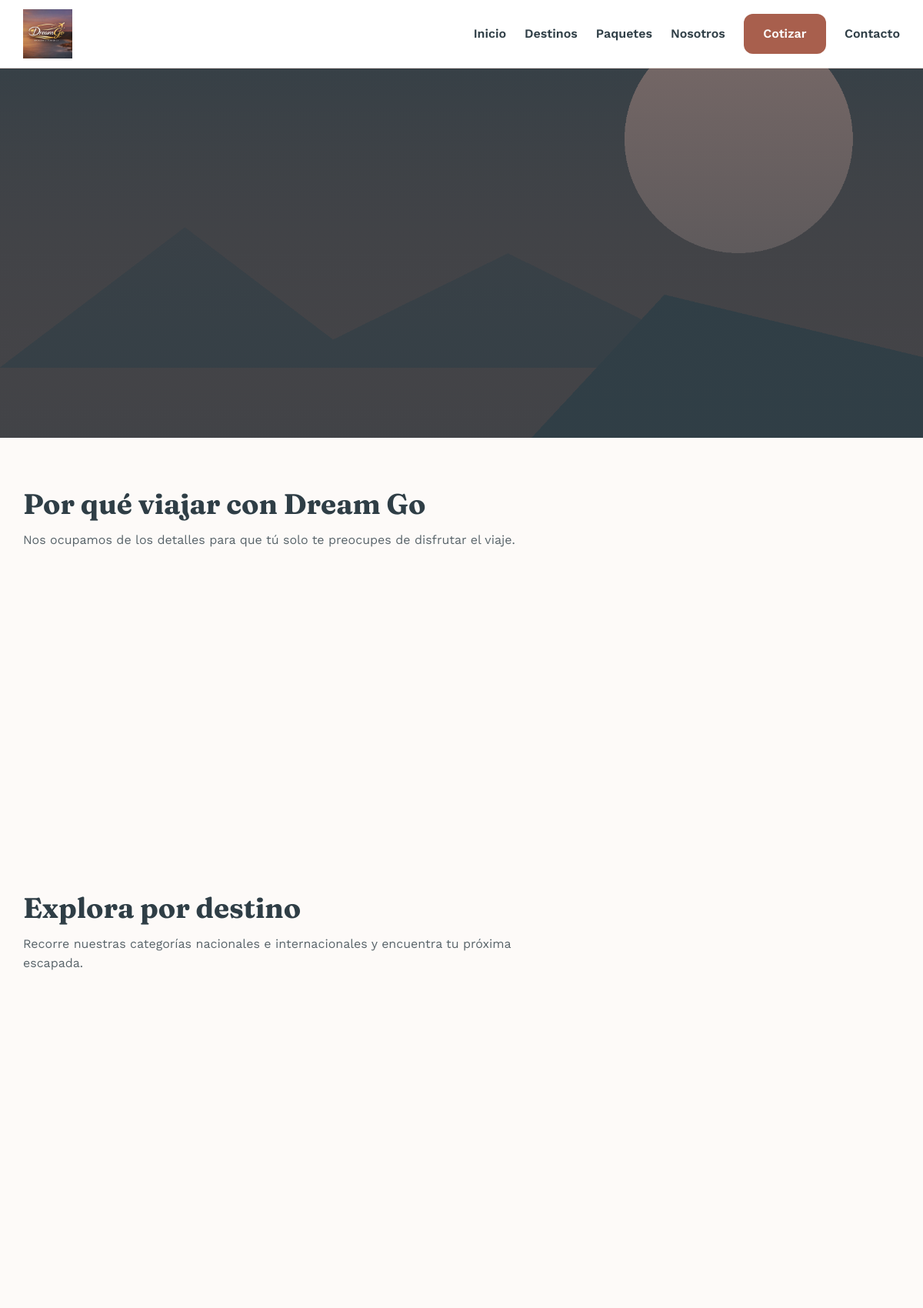
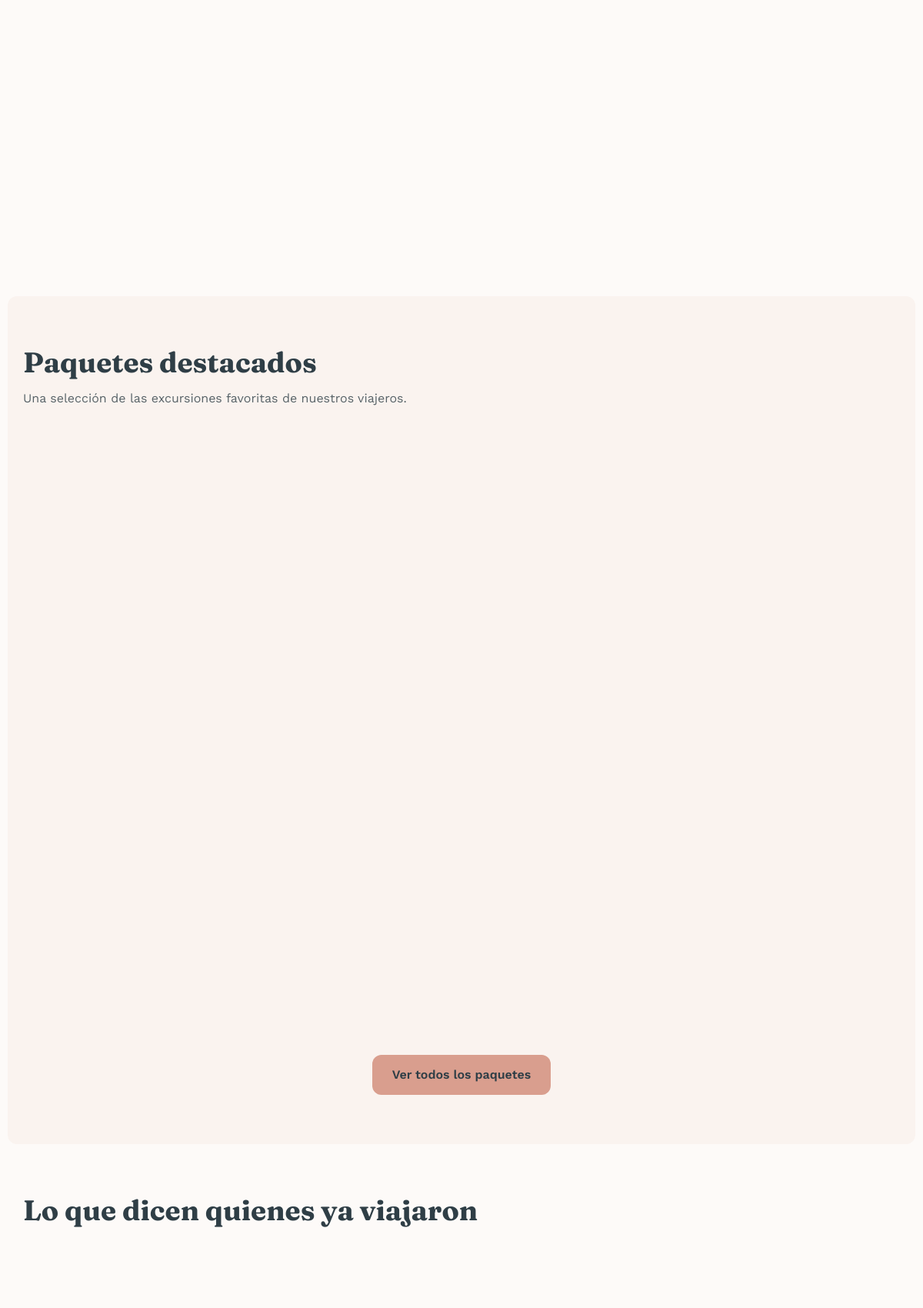
The page / (upper part) on the database its author committed (2 pictures, top to bottom).
### tables this page shows
CREATE TABLE IF NOT EXISTS bloques_pagina (
  id INT UNSIGNED AUTO_INCREMENT PRIMARY KEY,
  pagina VARCHAR(50) NOT NULL,
  clave VARCHAR(50) NOT NULL,
  orden SMALLINT UNSIGNED NOT NULL DEFAULT 0,
  visible TINYINT(1) NOT NULL DEFAULT 1,
  titulo VARCHAR(255) NULL,
  subtitulo VARCHAR(500) NULL,
  contenido LONGTEXT NULL,
  color_fondo VARCHAR(20) NULL,
  actualizado_en DATETIME NOT NULL DEFAULT CURRENT_TIMESTAMP ON UPDATE CURRENT_TIMESTAMP,
  UNIQUE KEY uniq_pagina_clave (pagina, clave)
);

### core/Database.php (called while the page is built, shortened)
<?php
final class Database
{
    private static ?PDO $instance = null;
    public static function connection(): PDO
    {
        if (self::$instance === null) {
            $config = require BASE_PATH . '/config/database.php';
            $dsn = sprintf(
                'mysql:host=%s;port=%s;dbname=%s;charset=utf8mb4',
                $config['host'],
                $config['port'],
                $config['database']
            );
            try {
                self::$instance = new PDO($dsn, $config['username'], $config['password'], [
                    PDO::ATTR_ERRMODE => PDO::ERRMODE_EXCEPTION,
                    PDO::ATTR_DEFAULT_FETCH_MODE => PDO::FETCH_ASSOC,
                    PDO::ATTR_EMULATE_PREPARES => false,
                ]);
            } catch (PDOException $e) {
                error_log('[DB] Error de conexion: ' . $e->getMessage());
                throw $e;
            }
        }
        return self::$instance;
    }
}

### core/Model.php (called while the page is built, shortened)
<?php
abstract class Model
{
    protected static string $table;
    protected static function db(): PDO
    {
        return Database::connection();
    }
    public static function where(array $conditions, string $orderBy = '', ?int $limit = null): array
    {
        [$clause, $params] = self::buildWhere($conditions);
        $sql = 'SELECT * FROM ' . static::$table;
        if ($clause !== '') {
            $sql .= ' WHERE ' . $clause;
        }
        if ($orderBy !== '') {
            $sql .= ' ORDER BY ' . $orderBy;
        }
        $stmt = static::db()->prepare($sql);
        $stmt->execute($params);
        return $stmt->fetchAll();
    }
    private static function buildWhere(array $conditions): array
    {
        $parts = [];
        $params = [];
        foreach ($conditions as $column => $value) {
            $paramKey = 'w_' . $column;
            $parts[] = "{$column} = :{$paramKey}";
            $params[$paramKey] = $value;
        }
        return [implode(' AND ', $parts), $params];
    }
}

### app/Models/BloquePagina.php (called while the page is built, shortened)
<?php
class BloquePagina extends Model
{
    public static function porPagina(string $pagina): array
    {
        return self::where(['pagina' => $pagina], 'orden ASC');
    }
    public static function contenido(array $bloque): array
    {
        if (empty($bloque['contenido'])) {
            return [];
        }
        return json_decode((string) $bloque['contenido'], true) ?? [];
    }
}

### app/Controllers/Public/HomeController.php (called while the page is built, shortened)
<?php
class HomeController extends Controller
{
    public function index(): void
    {
        $destacados = Paquete::destacados(3);
        $categorias = Categoria::activas();
        $this->view('public/home/index', [
            'bloques' => BloquePagina::porPagina('home'),
            'destacados' => $destacados,
            'resumenes' => Resena::resumenPorPaquetes(array_column($destacados, 'id')),
            'galerias' => ImagenPaquete::paraPadres(array_column($destacados, 'id')),
            'categorias' => $categorias,
            'imagenesDestinos' => ImagenDestino::paraPadres(array_column($categorias, 'id')),
        ], [
            'title' => ConfiguracionSitio::get('meta_title_default', 'Dream Go Operadora Turística'),
            'description' => ConfiguracionSitio::get('meta_description_default', 'Excursiones y paquetes de viaje.'),
        ]);
    }
}

### public/index.php (called while the page is built, shortened)
<?php
$router = new Router();
$request = new Request();
try {
    $router->dispatch($request);
} catch (NotFoundException $e) {
    http_response_code(404);
    (new App\Controllers\Public\ErrorController($request))->notFound();
} catch (ForbiddenException $e) {
    http_response_code(403);
    (new App\Controllers\Public\ErrorController($request))->forbidden($e->getMessage());
} catch (\Throwable $e) {
    error_log('[APP] ' . $e->getMessage() . ' en ' . $e->getFile() . ':' . $e->getLine());
    http_response_code(500);
    (new App\Controllers\Public\ErrorController($request))->serverError();
}

### core/Controller.php (called while the page is built, shortened)
<?php
abstract class Controller
{
    protected function view(string $view, array $data = [], array $meta = [], string $layout = 'public'): void
    {
        $viewFile = BASE_PATH . '/app/Views/' . str_replace('.', '/', $view) . '.php';
        extract($data, EXTR_SKIP);
        require $viewFile;
    }
}

### core/Request.php (called while the page is built, shortened)
<?php
final class Request
{
    private array $server;
    public function __construct()
    {
        $this->server = $_SERVER;
    }
    public function uri(): string
    {
        $uri = $this->server['REQUEST_URI'] ?? '/';
        $path = parse_url($uri, PHP_URL_PATH) ?? '/';
        return $path === '' ? '/' : $path;
    }
}

### app/Views/public/home/index.php (the view, shortened to what this page needs)
<?php foreach ($bloques as $bloque): ?>
  <?php $contenido = BloquePagina::contenido($bloque); ?>
  <?php if ($bloque['clave'] === 'hero'): ?>
    <?php $heroImagenes = array_values(array_filter($contenido['imagenes'] ?? [], 'is_string')); ?>
    <section class="hero hero--inicio<?= $heroImagenes ? ' hero--con-slides' : '' ?>"<?= count($heroImagenes) > 1 ? ' data-hero-carrusel' : '' ?>>
      <div class="contenedor">
      </div>
    </section>
  <?php elseif ($bloque['clave'] === 'ventajas'): ?>
    <section class="seccion contenedor<?= $bloque['color_fondo'] ? ' seccion--panel' : '' ?>" data-bloque="<?= htmlspecialchars($bloque['clave'], ENT_QUOTES, 'UTF-8') ?>">
      <div class="seccion__encabezado">
        <h2><?= htmlspecialchars($bloque['titulo'] ?? '', ENT_QUOTES, 'UTF-8') ?></h2>
        <?php if (!empty($bloque['subtitulo'])): ?><p><?= htmlspecialchars($bloque['subtitulo'], ENT_QUOTES, 'UTF-8') ?></p><?php endif; ?>
      </div>
      <div class="grid-tarjetas grid-tarjetas--4">
      </div>
    </section>
  <?php elseif ($bloque['clave'] === 'destinos' && !empty($categorias)): ?>
    <section class="seccion contenedor<?= $bloque['color_fondo'] ? ' seccion--panel' : '' ?>" data-bloque="<?= htmlspecialchars($bloque['clave'], ENT_QUOTES, 'UTF-8') ?>">
      <div class="seccion__encabezado">
        <h2><?= htmlspecialchars($bloque['titulo'] ?? '', ENT_QUOTES, 'UTF-8') ?></h2>
        <?php if (!empty($bloque['subtitulo'])): ?><p><?= htmlspecialchars($bloque['subtitulo'], ENT_QUOTES, 'UTF-8') ?></p><?php endif; ?>
      </div>
      <div class="grid-tarjetas">
      </div>
    </section>
  <?php elseif ($bloque['clave'] === 'paquetes_destacados' && !empty($destacados)): ?>
    <section class="seccion contenedor seccion--panel" data-bloque="paquetes_destacados">
      <div class="seccion__encabezado">
        <h2><?= htmlspecialchars($bloque['titulo'] ?? '', ENT_QUOTES, 'UTF-8') ?></h2>
        <?php if (!empty($bloque['subtitulo'])): ?><p><?= htmlspecialchars($bloque['subtitulo'], ENT_QUOTES, 'UTF-8') ?></p><?php endif; ?>
      </div>
      <div class="grid-tarjetas">
      </div>
      <div class="centrado mt-2">
        <a href="/paquetes" class="btn btn-secundario">Ver todos los paquetes</a>
      </div>
    </section>
  <?php elseif ($bloque['clave'] === 'testimonios'): ?>
    <section class="seccion contenedor<?= $bloque['color_fondo'] ? ' seccion--panel' : '' ?>" data-bloque="<?= htmlspecialchars($bloque['clave'], ENT_QUOTES, 'UTF-8') ?>">
      <div class="seccion__encabezado">
        <h2><?= htmlspecialchars($bloque['titulo'] ?? '', ENT_QUOTES, 'UTF-8') ?></h2>
      </div>
      <div class="grid-tarjetas grid-tarjetas--3">
      </div>
    </section>
  <?php endif; ?>
<?php endforeach; ?>

### core/Router.php (shortened to what this page needs)
<?php
final class Router
{
    private array $routes = [];
    private function add(string $method, string $pattern, array $handler, array $options): void
    {
        $tramos = preg_split('#(\{[a-zA-Z_]+\})#', $pattern, -1, PREG_SPLIT_DELIM_CAPTURE);
        $regex = '';
        foreach ($tramos as $i => $tramo) {
            $regex .= $i % 2 === 1 ? '([^/]+)' : preg_quote($tramo, '#');
        }
        $this->routes[] = [
            'method' => $method,
            'pattern' => $pattern,
            'regex' => '#^' . $regex . '$#',
            'handler' => $handler,
            'options' => $options,
        ];
    }
    public function dispatch(Request $request): void
    {
        $method = $request->method();
        $uri = $request->uri();
        foreach ($this->routes as $route) {
            if (preg_match($route['regex'], $uri, $matches)) {
                array_shift($matches);
                $this->callHandler($route['handler'], $matches, $request);
                return;
            }
        }
        throw new NotFoundException("Ruta no encontrada: {$method} {$uri}");
    }
    private function callHandler(array $handler, array $params, Request $request): void
    {
        [$controllerClass, $method] = $handler;
        $controller = new $controllerClass($request);
        $controller->$method(...$params);
    }
}

### public/assets/css/site.css (style rules this page uses)
:root { --color-primario: #d99e8e; --color-primario-oscuro: #a85f4d; --color-texto-oscuro: #2f3e46; --color-fondo: #fdfaf8; --color-fondo-alterno: #faf3ef; --color-borde: #e8d9d3; --color-blanco: #ffffff; --color-exito: #4f7a5c; --color-error: #b3453a; --fuente-titulos: 'Fraunces', Georgia, 'Times New Roman', serif; --fuente-texto: 'Work Sans', -apple-system, BlinkMacSystemFont, 'Segoe UI', sans-serif; --radio: 12px; --sombra: 0 8px 24px rgba(47, 62, 70, 0.08); --transicion: 0.25s ease; --contenedor-max: 1180px; --espacio-seccion: 4rem; }
*, *::before, *::after { box-sizing: border-box; }
html { -webkit-text-size-adjust: 100%; scroll-behavior: smooth; }
body { margin: 0; font-family: var(--fuente-texto); color: var(--color-texto-oscuro); background: var(--color-fondo); line-height: 1.6; -webkit-font-smoothing: antialiased; }
h1, h2, h3, h4 { font-family: var(--fuente-titulos); line-height: 1.2; margin: 0 0 0.75rem; color: var(--color-texto-oscuro); }
h2 { font-size: clamp(1.5rem, 4vw, 2.3rem); }
p { margin: 0 0 1rem; }
a { color: var(--color-primario-oscuro); text-decoration: none; }
.contenedor { width: 100%; max-width: var(--contenedor-max); margin-inline: auto; padding-inline: 1.25rem; }
.seccion { padding-block: var(--espacio-seccion); }
.btn { display: inline-flex; align-items: center; justify-content: center; gap: 0.5rem; border: none; border-radius: var(--radio); padding: 0.85rem 1.6rem; font-family: var(--fuente-texto); font-weight: 600; font-size: 1rem; cursor: pointer; transition: transform var(--transicion), box-shadow var(--transicion), background var(--transicion); }
.btn-secundario { background: var(--color-primario); color: var(--color-texto-oscuro); }
.hero { position: relative; min-height: 60vh; display: flex; align-items: center; color: var(--color-blanco); background: linear-gradient(180deg, rgba(47, 62, 70, 0.55), rgba(47, 62, 70, 0.75)), var(--color-texto-oscuro); background-size: cover; background-position: center; }
.hero--inicio { background-image: linear-gradient(180deg, rgba(47, 62, 70, 0.55), rgba(47, 62, 70, 0.82)), url('../img/placeholders/hero-inicio.png'); }
.seccion__encabezado { max-width: 640px; margin-bottom: 2rem; }
.seccion__encabezado p { opacity: 0.8; margin: 0; }
.grid-tarjetas { display: grid; gap: 1.5rem; grid-template-columns: 1fr; }
@media (min-width: 768px) { .grid-tarjetas { grid-template-columns: repeat(2, 1fr); } }
@media (min-width: 1024px) { .grid-tarjetas { grid-template-columns: repeat(3, 1fr); } }
@media (min-width: 1024px) { .grid-tarjetas--4 { grid-template-columns: repeat(4, 1fr); } }
@media (min-width: 1024px) { .grid-tarjetas--3 { grid-template-columns: repeat(3, 1fr); } }
.centrado { text-align: center; }
.mt-2 { margin-top: 2rem; }
.seccion--panel { border-radius: var(--radio); background: var(--color-fondo-alterno); }

### rows shown on the page
bloques_pagina: titulo "Por qué viajar con Dream Go", subtitulo "Nos ocupamos de los detalles para que tú solo te preocupes de disfrutar el viaje."
bloques_pagina: titulo "Explora por destino", subtitulo "Recorre nuestras categorías nacionales e internacionales y encuentra tu próxima escapada."
bloques_pagina: titulo "Paquetes destacados", subtitulo "Una selección de las excursiones favoritas de nuestros viajeros."
bloques_pagina: titulo "Lo que dicen quienes ya viajaron"
